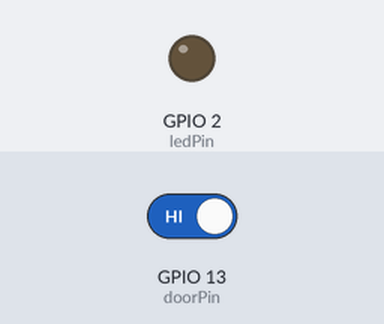
A sketch run on a simulated ESP8266 (NodeMCU). On the bench: output pins drawn as LEDs (lit = HIGH). The test bench sets the inputs (shaded band); at power-on: GPIO 13 (doorPin) HIGH. WiFi joins after 1.5 s; servers stay silent unless stated; random numbers use the default seed unless the sketch sets one; no MQTT or app messages arrive unless stated; what the sketch prints to the serial monitor is not drawn.

Above: at 2.7 s.
2.8 s: GPIO 13 (doorPin) driven LOW
At 10.5 s:
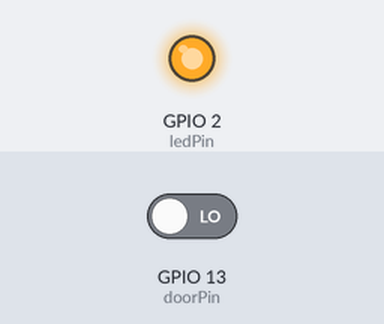
16.6 s: GPIO 13 (doorPin) driven HIGH
At 20.5 s:
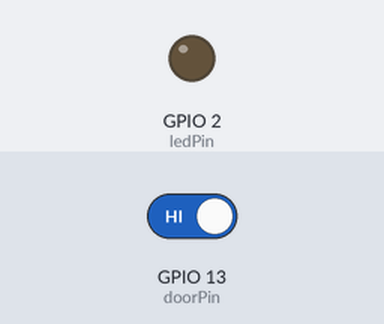
Timing chart, 0 to 22.0 s (numbered marks = the images above; inputs shaded):
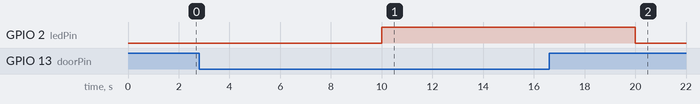

The sketch:

ESP8266_door_publish.ino
```cpp
/*
 Create by Carmelito for the Upcycled Clock project to send an MQTT message from ESP8266 to the Intel Edison
 Date :06-08-2017
 For more details on setting up ESP8266 breakout board checkout -https://learn.adafruit.com/adafruit-huzzah-esp8266-breakout
*/

#include <ESP8266WiFi.h>
#include <PubSubClient.h>

// Update your WiFi router details below
const char* ssid = "XXXXXXXXX";
const char* password = "XXXXXXXXXXXX";
const char* mqtt_server = "test.mosquitto.org";

WiFiClient espClient;
PubSubClient client(espClient);
long lastMsg = 0;
char msg[50];
int value = 0;
int doorPin = 13;//Magnetic contact switch aka door sensor
int ledPin =2;//Blue Led on the ESP8266 Huzzah board

void setup_wifi() {

  delay(10);
  // We start by connecting to a WiFi network
  Serial.println();
  Serial.print("Connecting to ");
  Serial.println(ssid);

  WiFi.begin(ssid, password);

  while (WiFi.status() != WL_CONNECTED) {
    delay(500);
    Serial.print(".");
  }

  randomSeed(micros());

  Serial.println("");
  Serial.println("WiFi connected");
  Serial.println("IP address: ");
  Serial.println(WiFi.localIP());
}

void callback(char* topic, byte* payload, unsigned int length) {
  Serial.print("Message arrived [");
  Serial.print(topic);
  Serial.print("] ");
  for (int i = 0; i < length; i++) {
    Serial.print((char)payload[i]);
  }
  Serial.println();
}

void reconnect() {
  // Loop until  connected
  while (!client.connected()) {
    Serial.print("Attempting MQTT connection...");
    // Create a random client ID
    String clientId = "ESP8266Client-";
    clientId += String(random(0xffff), HEX);
    // Attempt to connect
    if (client.connect(clientId.c_str())) {
      Serial.println("connected");
      // once connected ,publishing a test message to the door topic
      client.publish("door", "connected");
    } else {
      Serial.print("failed, rc=");
      Serial.print(client.state());
      Serial.println(" try again in 5 seconds");
      delay(5000);
    }
  }
}

void setup() {
  pinMode(ledPin, OUTPUT);
  pinMode(doorPin, INPUT_PULLUP);
  Serial.begin(115200);
  setup_wifi();
  client.setServer(mqtt_server, 1883);
  client.setCallback(callback);
  digitalWrite(ledPin, LOW);
}

void loop() {

  if (!client.connected()) {
    reconnect();
  }
  client.loop();

  long now = millis();
  if (now - lastMsg > 10000) { //Change this to 30 seconds
    lastMsg = now;
    ++value;
      if(digitalRead(13) == LOW) //door is open
      {
      digitalWrite(ledPin, HIGH);
      Serial.println("Publish message: closed ");
      client.publish("door", "closed");
      }
      else //door is closed
      {
        digitalWrite(ledPin, LOW);
       Serial.println("Publish message:open ");
       client.publish("door", "open");
      }

  }
}
```

Measured:
- after the input at 2.8 s, GPIO 2 (ledPin): LOW → HIGH after 7.2 s
- after the input at 16.6 s, GPIO 2 (ledPin): HIGH → LOW after 3.4 s
